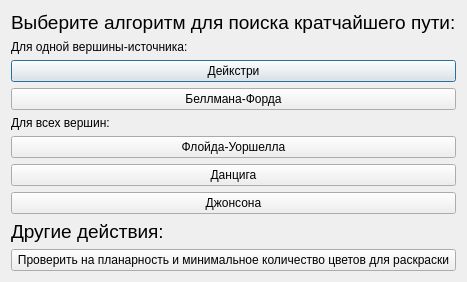
<?xml version="1.0" encoding="UTF-8"?>
<ui version="4.0">
 <class>ShortestWaysDialog</class>
 <widget class="QDialog" name="ShortestWaysDialog">
  <property name="geometry">
   <rect>
    <x>0</x>
    <y>0</y>
    <width>467</width>
    <height>282</height>
   </rect>
  </property>
  <property name="maximumSize">
   <size>
    <width>16777215</width>
    <height>16777215</height>
   </size>
  </property>
  <property name="windowTitle">
   <string>Поиск кратчайших путей</string>
  </property>
  <layout class="QVBoxLayout" name="verticalLayout">
   <item>
    <widget class="QLabel" name="choiseLabel">
     <property name="maximumSize">
      <size>
       <width>450</width>
       <height>40</height>
      </size>
     </property>
     <property name="font">
      <font>
       <pointsize>14</pointsize>
       <weight>50</weight>
       <italic>false</italic>
       <bold>false</bold>
      </font>
     </property>
     <property name="text">
      <string>Выберите алгоритм для поиска кратчайшего пути:</string>
     </property>
    </widget>
   </item>
   <item>
    <widget class="QLabel" name="label">
     <property name="text">
      <string>Для одной вершины-источника:</string>
     </property>
    </widget>
   </item>
   <item>
    <widget class="QPushButton" name="DijkstraButton">
     <property name="sizePolicy">
      <sizepolicy hsizetype="Expanding" vsizetype="Expanding">
       <horstretch>0</horstretch>
       <verstretch>0</verstretch>
      </sizepolicy>
     </property>
     <property name="text">
      <string>Дейкстри</string>
     </property>
    </widget>
   </item>
   <item>
    <widget class="QPushButton" name="BellmanFordButton">
     <property name="sizePolicy">
      <sizepolicy hsizetype="Expanding" vsizetype="Expanding">
       <horstretch>0</horstretch>
       <verstretch>0</verstretch>
      </sizepolicy>
     </property>
     <property name="text">
      <string>Беллмана-Форда</string>
     </property>
    </widget>
   </item>
   <item>
    <widget class="QLabel" name="label_2">
     <property name="text">
      <string>Для всех вершин:</string>
     </property>
    </widget>
   </item>
   <item>
    <widget class="QPushButton" name="FloydWarshallButton">
     <property name="sizePolicy">
      <sizepolicy hsizetype="Expanding" vsizetype="Expanding">
       <horstretch>0</horstretch>
       <verstretch>0</verstretch>
      </sizepolicy>
     </property>
     <property name="text">
      <string>Флойда-Уоршелла</string>
     </property>
    </widget>
   </item>
   <item>
    <widget class="QPushButton" name="DantzigButton">
     <property name="text">
      <string>Данцига</string>
     </property>
    </widget>
   </item>
   <item>
    <widget class="QPushButton" name="JohnsonButton">
     <property name="sizePolicy">
      <sizepolicy hsizetype="Expanding" vsizetype="Expanding">
       <horstretch>0</horstretch>
       <verstretch>0</verstretch>
      </sizepolicy>
     </property>
     <property name="text">
      <string>Джонсона</string>
     </property>
    </widget>
   </item>
   <item>
    <widget class="QLabel" name="choiseLabel_2">
     <property name="maximumSize">
      <size>
       <width>450</width>
       <height>40</height>
      </size>
     </property>
     <property name="font">
      <font>
       <pointsize>14</pointsize>
       <weight>50</weight>
       <italic>false</italic>
       <bold>false</bold>
      </font>
     </property>
     <property name="text">
      <string>Другие действия:</string>
     </property>
    </widget>
   </item>
   <item>
    <widget class="QPushButton" name="planarityButton">
     <property name="text">
      <string>Проверить на планарность и минимальное количество цветов для раскраски</string>
     </property>
    </widget>
   </item>
  </layout>
 </widget>
 <resources/>
 <connections/>
</ui>
